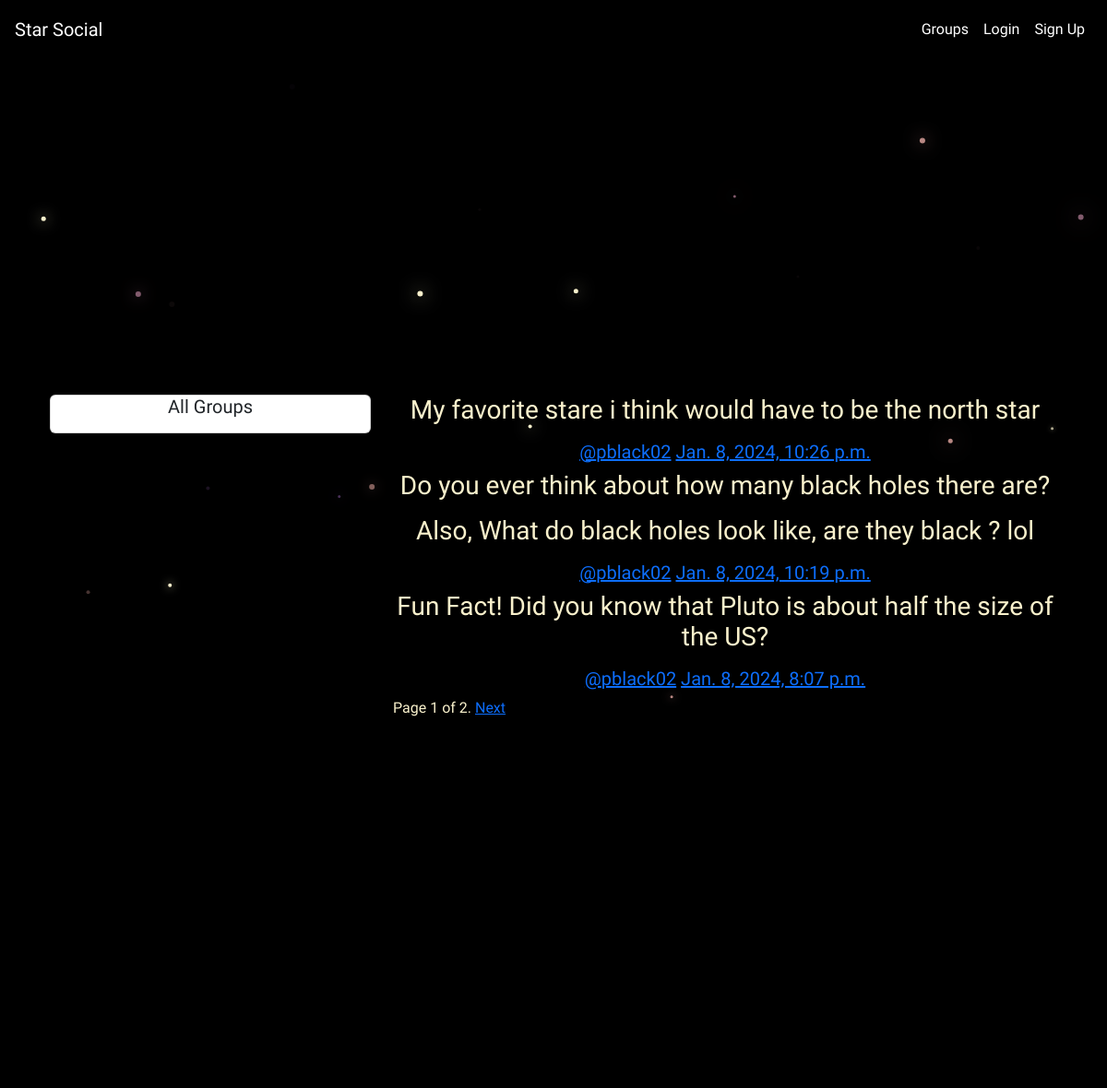
/posts/, run on the app's committed database.
### posts/models.py (models this page shows, shortened)
class Post(models.Model):
    user = models.ForeignKey(User, related_name='posts', on_delete=models.CASCADE)
    created_at = models.DateTimeField(auto_now=True)
    message = models.TextField()
    message_html = models.TextField(editable=False)
    group = models.ForeignKey(Group, related_name='posts', on_delete=models.CASCADE, null=True, blank=True)
    class Meta:
        ordering = ["-created_at"]
        unique_together = ['user', 'message']

### posts/views.py (the view)
# urls.py: path('', views.PostList.as_view(), name='all'),
class PostList(SelectRelatedMixin, generic.ListView):
    paginate_by = 3
    model = models.Post
    select_related = ('user', 'group')

### posts/templates/posts/post_list.html (shortened to what this page needs)
{% extends "posts/post_base.html" %}
{% block prepost %}
    <div class="col-md-4">
        <div class="card card-with-shadow">
            <div class="content">
                <h5 class="title">All Groups</h5>
            </div>
        </div>
    </div>
{% endblock %}
{% block post_content %}
    <div class="col-md-8">
        {% for post in post_list %}
            {% include "posts/_post.html" %}
        {% endfor %}
    <div class="pagination">
        <span class="step-links">
            <span class="current">
                Page {{ page_obj.number }} of {{ page_obj.paginator.num_pages }}.
            </span>
            {% if page_obj.has_next %}
                <a href="?page={{ page_obj.next_page_number }}">Next</a>
            {% endif %}
        </span>
    </div>
    </div>
{% endblock %}

### posts/templates/posts/_post.html (shortened to what this page needs)
<div class="post media">
    <h3>{{post.message_html|safe}}</h3>
    <div class="media-body">
        <h5 class="media-heading">
        <span class="username">
            <a href="{% url 'posts:for_user' username=post.user.username %}">@{{post.user.username}}</a>
        </span>
        <time class="time">
            <a href="{% url 'posts:single' username=post.user.username pk=post.pk %}">{{post.created_at}}</a>
        </time>
        </h5>
    </div>
</div>

### static/simplesocial/css/master.css (style rules this page uses)
html, body { height: 100%; width: 100%; background: black; color: white; overflow: hidden; margin: 0; font-family: 'Exo 2', sans-serif; }

### data on the page
Post: message_html "My favorite stare i think would have to be the north star", user.username "pblack02", created_at "Jan. 8, 2024, 10:26 p.m."
Post: message_html "Do you ever think about how many black holes there are? Also, What do black holes look like, are they black ? lol", user.username "pblack02", created_at "Jan. 8, 2024, 10:19 p.m."
Post: message_html "Fun Fact! Did you know that Pluto is about half the size of the US?", user.username "pblack02", created_at "Jan. 8, 2024, 8:07 p.m."

### other printed values
{{ page_obj.number }} "1"
{{ page_obj.paginator.num_pages }} "2"
